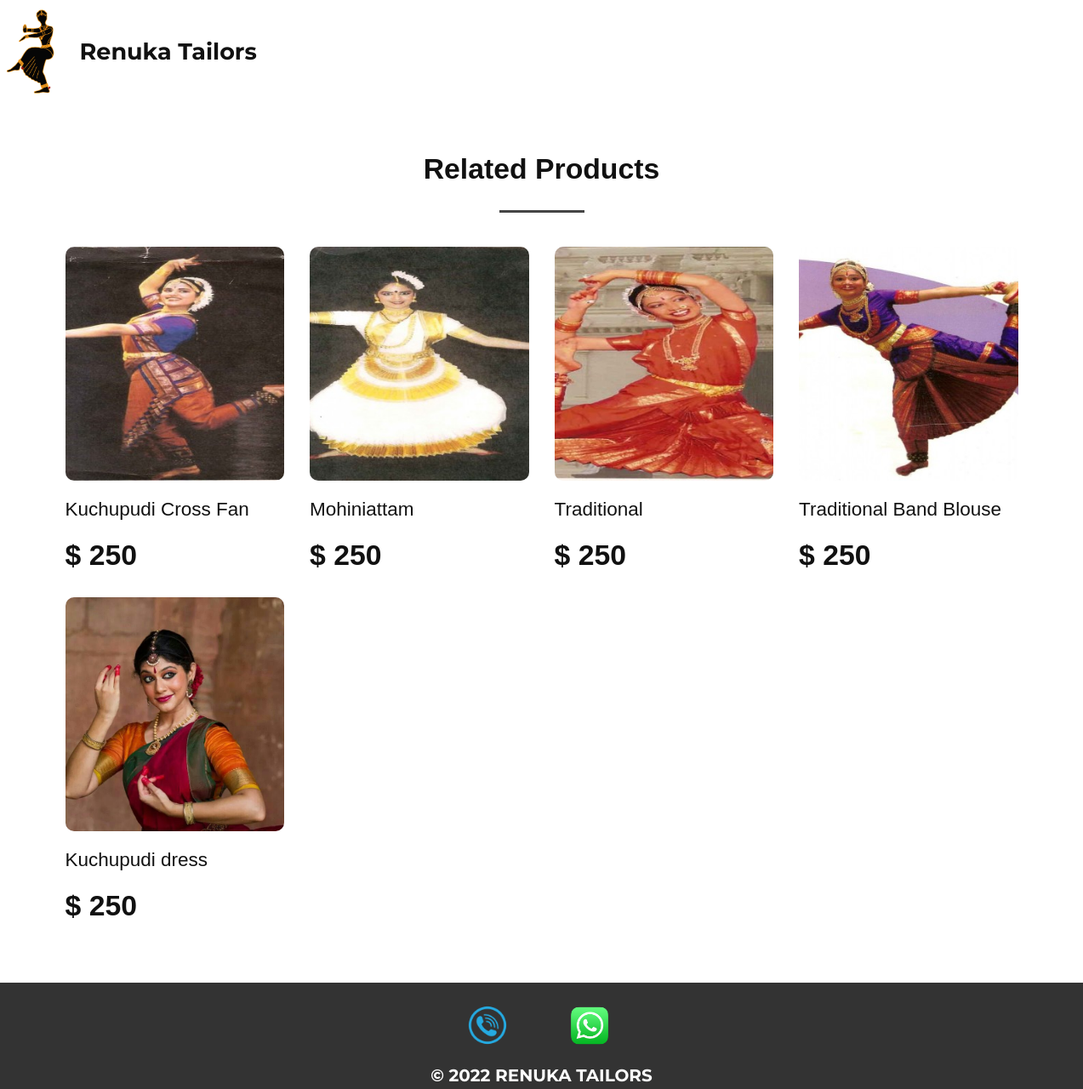
Page /patterns/ on the committed database.
### client/models.py (models this page shows)
class pattern_display(models.Model):
    pattern_image=models.ImageField(upload_to="pattern_images", height_field=None, width_field=None, max_length=None)
    pattern_description=models.CharField(max_length=100, blank=False)
    pattern_detail=models.CharField(max_length=200, blank=False, default="details here")

### client/views.py (the view)
# urls.py: path('patterns/', costumes_view),
def costumes_view(request):
    pattern=pattern_display.objects.all()
    return render(request, "Patterns.html", {'costume':pattern} )

### client/templates/Patterns.html (shortened to what this page needs)
{% extends 'base.html' %}
{% block body %}
{% load static %}
<link rel="stylesheet" href="{% static 'Patterns.css' %}" media="screen">
    <section class="u-align-center u-clearfix u-section-1" id="carousel_2187">
      <div class="u-clearfix u-sheet u-sheet-1">
        <h2 class="u-custom-font u-font-ubuntu u-text u-text-default u-text-1">Related Products</h2>
        <div class="u-border-3 u-border-grey-dark-1 u-line u-line-horizontal u-line-1"></div>
        <div class="u-expanded-width u-list u-list-1">
          <div class="u-repeater u-repeater-1">
            {% for item in costume %}
            <div class="u-container-style u-list-item u-repeater-item" id="parent">
              <div class="u-container-layout u-similar-container u-valign-bottom u-container-layout-4">
                  <img src="{{ item.pattern_image.url }}" alt="pattern-images was here" class="u-expanded-width u-image u-image-round u-radius-10 u-image-4" id="{{ item.pattern_description }}" onclick="image_id('{{ item.pattern_image.url }}','{{ item.pattern_detail}}',this.id)">
                  <h5 class="u-custom-font u-font-ubuntu u-text u-text-default u-text-8" >{{ item.pattern_description }}</h5>
                  <h3 class="u-custom-font u-font-ubuntu u-text u-text-default u-text-9">$ 250</h3>
                </div>
            </div>
            {% endfor %}
        </div>
      </div>
    </section>
{% endblock body %}

### client/static/Patterns.css (style rules this page uses)
.u-section-1 .u-sheet-1 { min-height: 501px; }
.u-section-1 .u-text-1 { font-weight: 700; font-size: 1.875rem; margin: 60px auto 0; }
.u-section-1 .u-line-1 { width: 100px; height: 3px; margin: 30px auto 0 520px; }
.u-section-1 .u-list-1 { height: auto; margin: 30px auto 60px 0; }
.u-section-1 .u-repeater-1 { grid-template-columns: calc(25% - 7.5px) calc(25% - 7.5px) calc(25% - 7.5px) calc(25% - 7.5px); grid-gap: 10px 10px; min-height: 375px; }
.u-section-1 .u-container-layout-4 { padding: 10px; }
.u-section-1 .u-image-4 { height: 275px; margin: 0 auto 0 0; }
.u-section-1 .u-text-8 { margin-left: 0; margin-bottom: 0; margin-top: 20px; }
.u-section-1 .u-text-9 { font-weight: 700; margin: 20px auto 0 0; }

### rows in the picture
pattern_display: pattern_image (picture), pattern_description "Kuchupudi Cross Fan"
pattern_display: pattern_image (picture), pattern_description "Mohiniattam"
pattern_display: pattern_image (picture), pattern_description "Traditional"
pattern_display: pattern_image (picture), pattern_description "Traditional Band Blouse"
pattern_display: pattern_image (picture), pattern_description "Kuchupudi dress"
